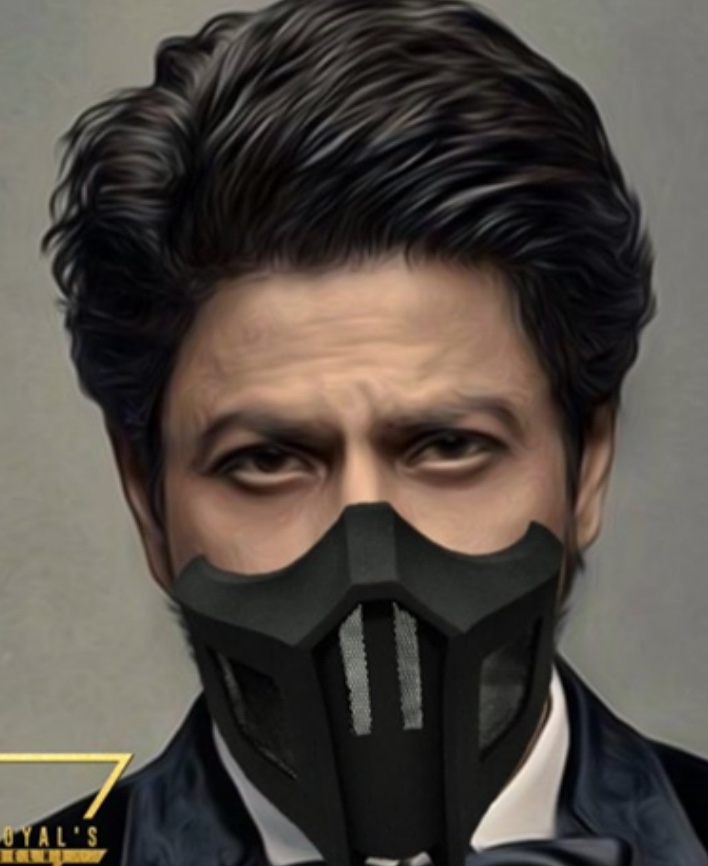
#> input picture test/test_SRK_12.jpg, 708 x 866 px
$ jupyter execute --allow-errors Test_Process.ipynb   (shell and % lines are left out)
#> lines starting #> are read from the running program, lines starting #| are printed output that depends on the picture
[cell 1]
#IPath = 'test/SoniaLaskar_Mask_test.jpg'
IPath = 'test/test_SRK_12.jpg'

[cell 2]
idname = ''
masked = False
cclv = ''
ccohort = ''
offer = ''

[cell 3]
#importing required libraries

import pandas as pd
import numpy as np
from skimage.io import imread, imshow
from skimage.transform import resize
from skimage.feature import hog
from skimage import exposure
import pickle
import bz2
import _pickle as cPickle
import cv2
import matplotlib.pyplot as plt
import math
import cv2
import hashlib
import glob
import os
from scipy import fft
from mtcnn.mtcnn import MTCNN
import matplotlib.image as img
from keras.models import load_model

[cell 4]
def detect_mask(IPath):
    #model=load_model("my_model.h5")
    model=load_model("Mask_Detector.h5")
    results={0:'without mask',1:'mask'}
    GR_dict={0:(255,0,0),1:(0,0,255)}
    rect_size = 4

    face_cascade = cv2.CascadeClassifier(cv2.data.haarcascades + 'haarcascade_frontalface_default.xml')

    im = cv2.imread(IPath)

    global imgg1
    imgg1 = img.imread(IPath)
    #plt.imshow(im)
    #plt.show()

    im=cv2.flip(im,1,1)

    rerect_size = cv2.resize(im, (im.shape[1] // rect_size, im.shape[0] // rect_size))
    faces = face_cascade.detectMultiScale(rerect_size)

    for f in faces:
        (x, y, w, h) = [v * rect_size for v in f]

        print(x, y, w, h)

        face_img = im[y:y+h, x:x+w]


        #plt.imshow(face_img)
        #plt.show()

        rerect_sized=cv2.resize(face_img,(150,150))

        #plt.imshow(rerect_sized)
        #plt.show()

        normalized=rerect_sized/255.0

        #plt.imshow(normalized)
        #plt.show()

        reshaped=np.reshape(normalized,(1,150,150,3))

        reshaped = np.vstack([reshaped])

        result=model.predict(reshaped)

        print('Result Probabilities: ',result)

        label=np.argmax(result,axis=1)[0]

        print('Result label: ',label)


        print('Result:',results[label])

        if label == 1:
            global masked
            masked = True


        cv2.rectangle(im,(x,y),(x+w,y+h),GR_dict[label],2)
        cv2.rectangle(im,(x,y-40),(x+w,y),GR_dict[label],-1)
        cv2.putText(im, results[label], (x, y-20),cv2.FONT_HERSHEY_SIMPLEX,0.8,(255,255,255),2)

        cv2.rectangle(imgg1,(x,y),(x+w,y+h),GR_dict[label],2)
        cv2.rectangle(imgg1,(x,y-40),(x+w,y),GR_dict[label],-1)
        cv2.putText(imgg1, results[label], (x, y-20),cv2.FONT_HERSHEY_SIMPLEX,0.8,(255,255,255),2)

        plt.imshow(im)
        plt.show()

[cell 5]
#IPath = 'test/SoniaLaskar_Mask_test.jpg'
print('Mask_Detection #',' :')
i = IPath
detect_mask(i)
#> (the call stopped at in detect_mask, `model=load_model("Mask_Detector.h5")`: keras is not available in this run)
print('---------------------------------------------\n')

[cell 6]
# reading the image
#IPath = 'test/SoniaLaskar_Mask_test.jpg'
testImage = img.imread(IPath)
#> testImage is the input picture: shape (866, 708, 3); mean R, G, B 81.8, 74.9, 68.5

# displaying the image
plt.imshow(testImage)


MEAN_IMG = []
FSHIFT_IMG = []
HIST_IMG = []
DCT_IMG = []

x2,y2,w2,h2 = 0,0,0,0

GR_dict={0:(0,0,255),1:(0,255,0)}
rect_size = 4
face_cascade = cv2.CascadeClassifier(cv2.data.haarcascades + 'haarcascade_frontalface_default.xml')

originalImage = cv2.imread(IPath)#(fls)
#plt.imshow(originalImage, cmap = 'gray')

grayImage = cv2.cvtColor(originalImage, cv2.COLOR_BGR2GRAY)
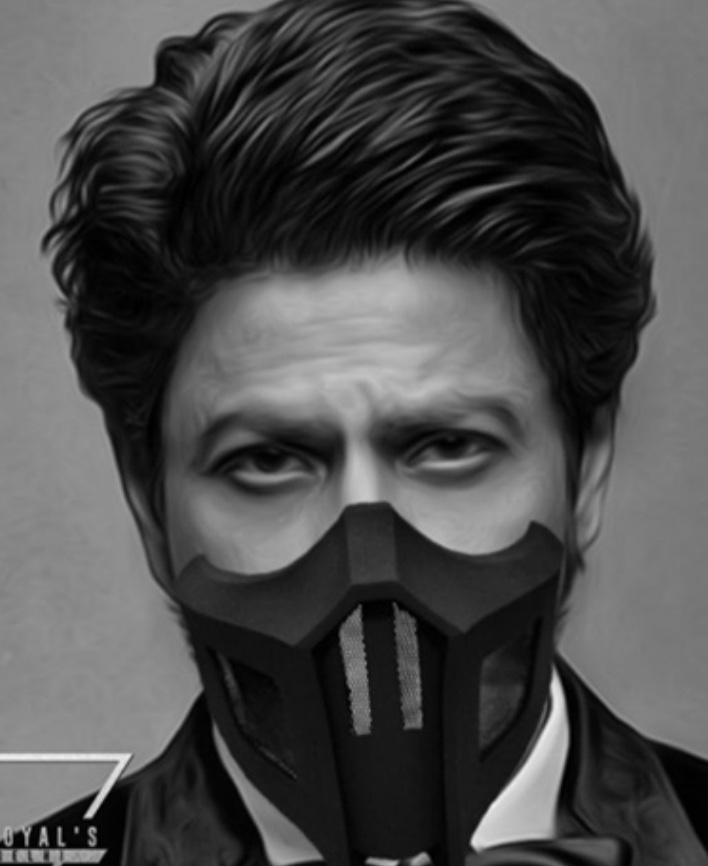
#> grayImage: shape (866, 708); min 0, max 240, mean 76.3


H2 = grayImage.copy()
#> (the rest of this cell did not finish here and is left out)


$ run again, with test/SoniaLaskar_Mask_test.jpg copied over test/test_SRK_12.jpg
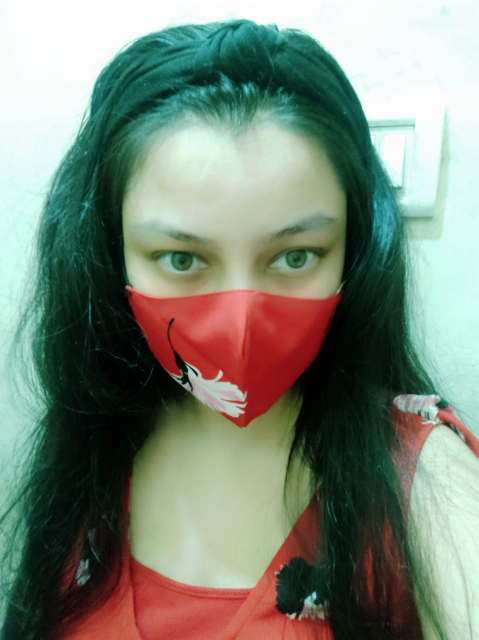
#> input picture test/SoniaLaskar_Mask_test.jpg, 958 x 1280 px (shown at 1/2 size)
#> testImage is the input picture: shape (1280, 958, 3); mean R, G, B 123.4, 134.2, 119.9
#> `grayImage = cv2.cvtColor(originalImage, cv2.COLOR_BGR2GRAY)`:
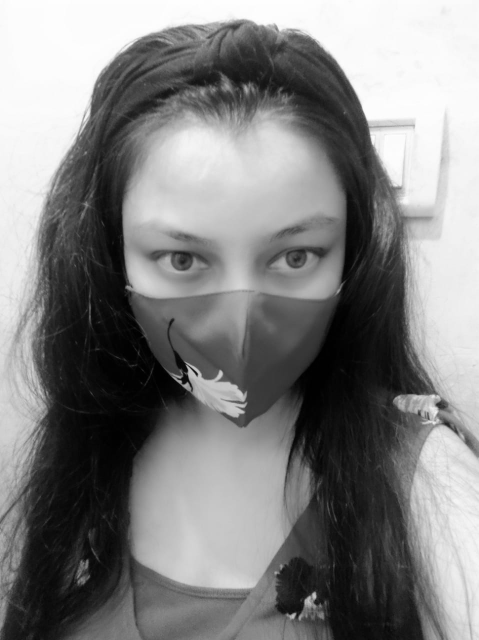
#> grayImage: shape (1280, 958) (shown at 1/2 size); min 0, max 255, mean 129.4

$ run again, with test/test_SRK_10.jpg copied over test/test_SRK_12.jpg
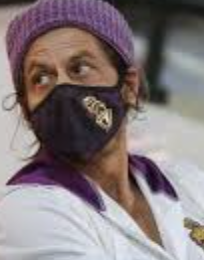
#> input picture test/test_SRK_10.jpg, 204 x 260 px
#> testImage is the input picture: shape (260, 204, 4) float32; mean R, G, B, A 0.521, 0.478, 0.485, 1
#> `grayImage = cv2.cvtColor(originalImage, cv2.COLOR_BGR2GRAY)`:
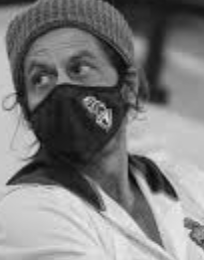
#> grayImage: shape (260, 204); min 6, max 235, mean 125.4

$ run again, with test/test_SRK_11.jpg copied over test/test_SRK_12.jpg
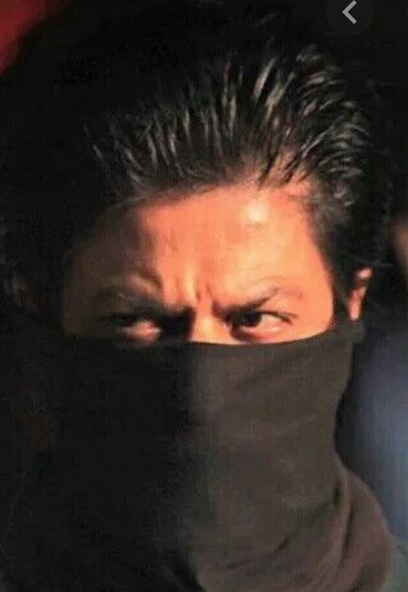
#> input picture test/test_SRK_11.jpg, 408 x 592 px
#> testImage is the input picture: shape (592, 408, 3); mean R, G, B 58.3, 45.5, 39.2
#> `grayImage = cv2.cvtColor(originalImage, cv2.COLOR_BGR2GRAY)`:
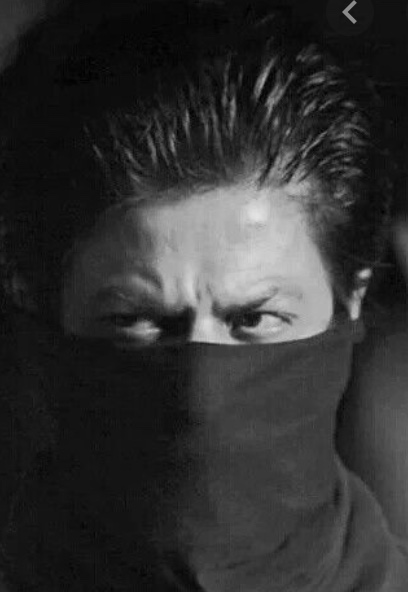
#> grayImage: shape (592, 408); min 0, max 229, mean 48.6
